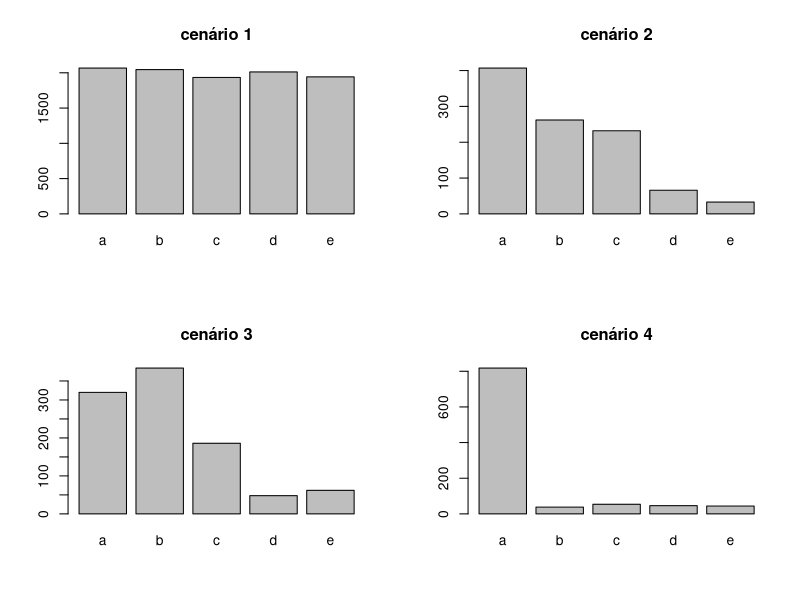

This chart was generated by the following R code:

#-----------------------------------------------------------------------
# Os comandos a seguir simulam 4 cenários distintos de uma variável 
# qualitativa e obtém tabelas de frequência e gráficos de barras

# Usando o R, obtenha o índice de Shannon para cada cenário
#-----------------------------------------------------------------------
set.seed(20230331)
#-----------------------------------------------------------------------

cenario1 <- sample(letters[1:5], 
            size = 10000, 
            replace = T, 
            prob = c(0.2,0.2,0.2,0.2,0.2))

cenario2 <- sample(letters[1:5], 
            size = 1000, 
            replace = T, 
            prob = c(0.4,0.3,0.2,0.07,0.03))

cenario3 <- sample(letters[1:5], 
            size = 1000, 
            replace = T, 
            prob = c(0.35,0.35,0.2,0.05,0.05))

cenario4 <- sample(letters[1:5], 
            size = 1000, 
            replace = T, 
            prob = c(0.8,0.05,0.05,0.05,0.05))

tabela_cenario1 <- table(cenario1)
tabela_cenario2 <- table(cenario2)
tabela_cenario3 <- table(cenario3)
tabela_cenario4 <- table(cenario4)

par(mfrow = c(2,2))
barplot(tabela_cenario1, main = "cenário 1")
barplot(tabela_cenario2, main = "cenário 2")
barplot(tabela_cenario3, main = "cenário 3")
barplot(tabela_cenario4, main = "cenário 4")

#-----------------------------------------------------------------------

# SOLUÇÃO

pi_cenario1 <- prop.table(tabela_cenario1)
log_pi_cenario1 <- log(pi_cenario1)
h1 <- -(sum(pi_cenario1*log_pi_cenario1))
h1

pi_cenario2 <- prop.table(tabela_cenario2)
log_pi_cenario2 <- log(pi_cenario2)
h2 <- -(sum(pi_cenario2*log_pi_cenario2))
h2

pi_cenario3 <- prop.table(tabela_cenario3)
log_pi_cenario3 <- log(pi_cenario3)
h3 <- -(sum(pi_cenario3*log_pi_cenario3))
h3

pi_cenario4 <- prop.table(tabela_cenario4)
log_pi_cenario4 <- log(pi_cenario4)
h4 <- -(sum(pi_cenario4*log_pi_cenario4))
h4

h1
h2
h3
h4

#-----------------------------------------------------------------------